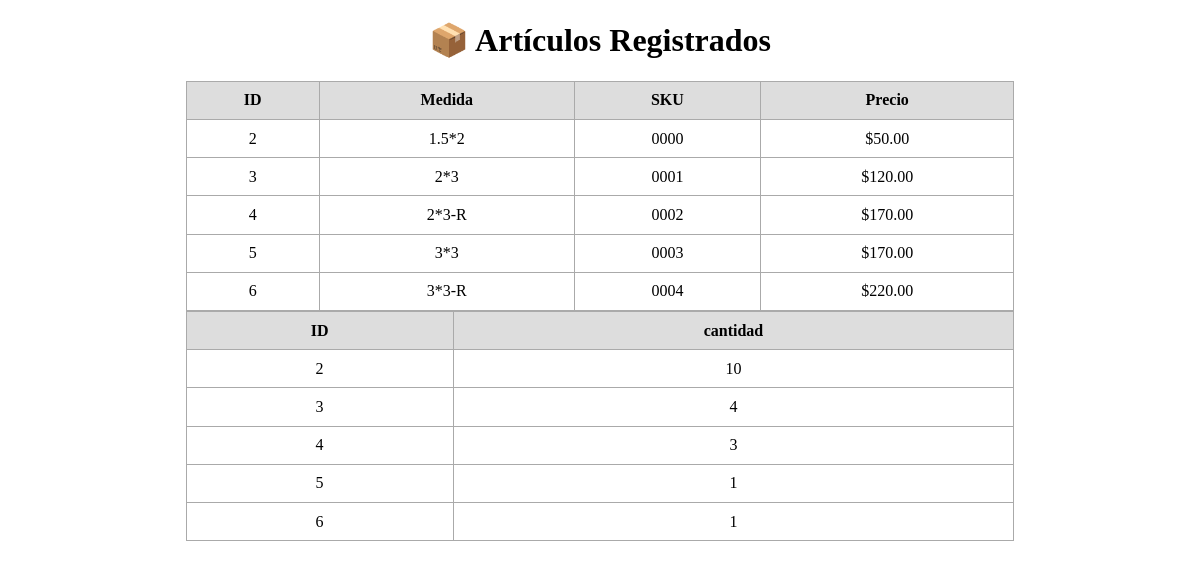
/paginas/POS/leer_articulos.php, run on the app's committed database.
### tables this page shows
CREATE TABLE articulos (
    id INTEGER PRIMARY KEY AUTOINCREMENT,
    medida TEXT NOT NULL,
    sku TEXT NOT NULL UNIQUE,
    precio REAL NOT NULL
);

CREATE TABLE stock (
    producto_id INTEGER PRIMARY KEY,
    cantidad DECIMAL(10,2) NOT NULL,
    FOREIGN KEY(producto_id) REFERENCES articulos(id)
);

### paginas/POS/leer_articulos.php (the view, shortened to what this page needs)
<?php
$db = new SQLite3('articulos.db');
$resultado = $db->query("SELECT * FROM articulos");
?>
<?php
$db = new SQLite3('articulos.db');
$resul = $db->query("SELECT * FROM stock");
?>
<!DOCTYPE html>
<html lang="es">
<head>
</head>
<body>
<h1>📦 Artículos Registrados</h1>
<table>
    <tr>
        <th>ID</th>
        <th>Medida</th>
        <th>SKU</th>
        <th>Precio</th>
    </tr>
    <?php while ($fila = $resultado->fetchArray(SQLITE3_ASSOC)) : ?>
    <tr>
        <td><?= htmlspecialchars($fila['id']) ?></td>
        <td><?= htmlspecialchars($fila['medida']) ?></td>
        <td><?= htmlspecialchars($fila['sku']) ?></td>
	<td>$<?= number_format($fila['precio'], 2) ?></td>
    </tr>
    <?php endwhile; ?>
</table>
<table>
    <tr>
        <th>ID</th>
        <th>cantidad</th>
    </tr>
    <?php while ($fila = $resul->fetchArray(SQLITE3_ASSOC)) : ?>
    <tr>
        <td><?= htmlspecialchars($fila['producto_id']) ?></td>
        <td><?= htmlspecialchars($fila['cantidad']) ?></td>
    </tr>
    <?php endwhile; ?>
</table>
</body>
</html>

### paginas/POS/leer_articulos.php (style rules this page uses)
table { border-collapse: collapse; width: 70%; margin: auto; }
th, td { padding: 0.6rem; border: 1px solid #aaa; text-align: center; }
th { background-color: #ddd; }
h1 { text-align: center; }

### data on the page
articulos: id "2", medida "1.5*2", sku "0000", precio "50.00"
articulos: id "3", medida "2*3", sku "0001", precio "120.00"
articulos: id "4", medida "2*3-R", sku "0002", precio "170.00"
articulos: id "5", medida "3*3", sku "0003", precio "170.00"
articulos: id "6", medida "3*3-R", sku "0004", precio "220.00"
stock: producto_id "2", cantidad "10"
stock: producto_id "3", cantidad "4"
stock: producto_id "4", cantidad "3"
stock: producto_id "5", cantidad "1"
stock: producto_id "6", cantidad "1"
